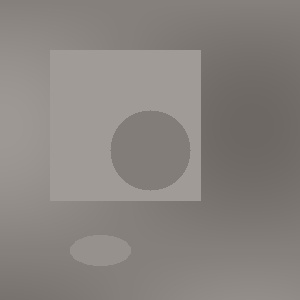
#> input picture 02-Resim-Isleme/08-alistirmalar/test-resimleri/dusuk_kontrast.jpg, 300 x 300 px, given in place of the camera
$ python cozum-1.py   (older library calls are emulated)
#> lines starting #> are read from the running program, lines starting #| are printed output that depends on the picture; after the words box and inside, x2 and y2 are one past the last pixel; in counts of white or black regions, pixels touching at a corner belong together
#!/usr/bin/env python3
# -*- coding: utf-8 -*-
"""
🎯 Alıştırma 1 Çözümü: Çok Sınıflı Görüntü Sınıflandırma
=======================================================

Bu dosya alıştırma 1'in tam çözümünü içerir.
Tüm makine öğrenmesi algoritmalarını kullanarak kapsamlı bir
görüntü sınıflandırma sistemi implementasyonu.

Yazan: Eren Terzi
Tarih: 2024
"""

import cv2
import numpy as np
import matplotlib.pyplot as plt
from sklearn.model_selection import train_test_split, cross_val_score, StratifiedKFold
from sklearn.metrics import accuracy_score, classification_report, confusion_matrix
from sklearn.preprocessing import StandardScaler, LabelEncoder
import time
import os
import pickle
from datetime import datetime
import warnings
warnings.filterwarnings('ignore')

class ImageClassificationProject:
    """Görüntü sınıflandırma projesi ana sınıfı"""

    def __init__(self, n_classes=5):
#> the answer given: 1
        self.n_classes = n_classes
        self.class_names = [f"Sinif_{i}" for i in range(n_classes)]
        self.dataset = []
        self.labels = []
        self.models = {}
        self.scaler = StandardScaler()
        self.feature_dim = 32

        print(f"🎯 Görüntü Sınıflandırma Projesi başlatıldı ({n_classes} sınıf)")

    def set_class_names(self, names):
        """Sınıf isimlerini ayarla"""
        if len(names) != self.n_classes:
            raise ValueError(f"Sınıf sayısı {self.n_classes} olmalı, {len(names)} verildi")
        self.class_names = names
        print(f"📝 Sınıf isimleri güncellendi: {names}")

class DataCollector:
    """Veri toplama sınıfı"""

    def __init__(self, project):
        self.project = project
        self.current_class = 0
        self.samples_per_class = [0] * project.n_classes

    def collect_data_interactive(self):
        """İnteraktif veri toplama"""
        print("\n📸 İnteraktif Veri Toplama Modu")
        print("=" * 35)
        print("Kontroller:")
        print("  0-4: Sınıf seçimi")
        print("  SPACE: Örnek kaydet")
        print("  S: İstatistikleri göster")
        print("  ESC: Çıkış")

        cap = cv2.VideoCapture(0)
        if not cap.isOpened():
            print("❌ Webcam açılamadı!")
            return False

        while True:
            ret, frame = cap.read()
#> frame is the input picture: shape (300, 300, 3); mean B, G, R 127.6, 131.6, 136.6
            if not ret:
                continue

            # UI bilgilerini frame üzerine çiz
            display_frame = frame.copy()

            # Mevcut sınıf bilgisi
            cv2.putText(display_frame, f'Mevcut Sinif: {self.project.class_names[self.current_class]}',
                       (10, 30), cv2.FONT_HERSHEY_SIMPLEX, 0.7, (0, 255, 255), 2)
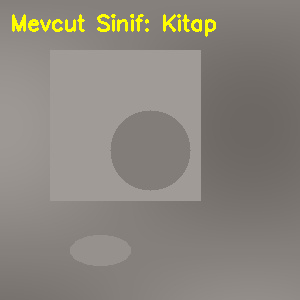
#> display_frame: shape (300, 300, 3); 1.56% of pixels changed, all inside (x1, y1, x2, y2) = (12, 14, 216, 37)

            # Sınıf başına örnek sayısı
            y_pos = 60
            for i, count in enumerate(self.samples_per_class):
                color = (0, 255, 0) if i == self.current_class else (255, 255, 255)
                cv2.putText(display_frame, f'{self.project.class_names[i]}: {count}',
                           (10, y_pos), cv2.FONT_HERSHEY_SIMPLEX, 0.5, color, 1)
                y_pos += 25
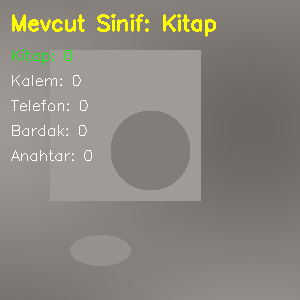
#> display_frame: shape (300, 300, 3); 0.87% of pixels changed, all inside (x1, y1, x2, y2) = (11, 49, 92, 161)
#> after the loop, y_pos = 185

            # Toplam örnek sayısı
            total_samples = sum(self.samples_per_class)
            cv2.putText(display_frame, f'Toplam: {total_samples} ornek',
                       (10, y_pos + 10), cv2.FONT_HERSHEY_SIMPLEX, 0.6, (255, 255, 0), 2)

            # Kontrol bilgileri
            cv2.putText(display_frame, '0-4:Sinif SPACE:Kaydet S:Stat ESC:Cikis',
                       (10, frame.shape[0] - 20), cv2.FONT_HERSHEY_SIMPLEX, 0.5, (200, 200, 200), 1)

            # Çerçeve çiz (mevcut sınıf için)
            cv2.rectangle(display_frame, (50, 50), (frame.shape[1] - 50, frame.shape[0] - 100),
                         (0, 255, 255), 2)
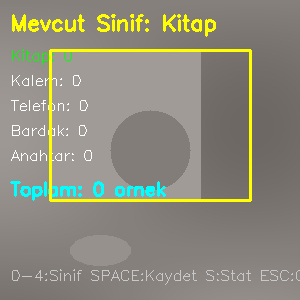
#> display_frame: shape (300, 300, 3); mean B, G, R 124.9, 138.9, 140.5

            cv2.imshow('Veri Toplama', display_frame)

            key = cv2.waitKey(1) & 0xFF
#> (key Esc is pressed here)

            if key == 27:  # ESC
                break
            elif key >= ord('0') and key <= ord('4'):  # Sınıf seçimi
                new_class = key - ord('0')
                if new_class < self.project.n_classes:
                    self.current_class = new_class
                    print(f"🎯 Sınıf değiştirildi: {self.project.class_names[self.current_class]}")

            elif key == ord(' '):  # SPACE - Örnek kaydet
                if self.save_example(frame, self.current_class):
                    self.samples_per_class[self.current_class] += 1
                    print(f"✅ {self.project.class_names[self.current_class]} - {self.samples_per_class[self.current_class]}. örnek kaydedildi")

            elif key == ord('s') or key == ord('S'):  # İstatistik
                self.show_statistics()

        cap.release()
        cv2.destroyAllWindows()

        return len(self.project.dataset) > 0

    def save_example(self, frame, class_id):
        """Örnek kaydetme"""
        try:
            # Frame'i işle
            roi = frame[50:frame.shape[0]-100, 50:frame.shape[1]-50]  # ROI al
            gray = cv2.cvtColor(roi, cv2.COLOR_BGR2GRAY)  # Gri tonlama
            resized = cv2.resize(gray, (32, 32))  # 32x32'ye resize

            # Özellik çıkar
            features = FeatureExtractor.extract_comprehensive_features(resized)

            # Dataset'e ekle
            self.project.dataset.append(features)
            self.project.labels.append(class_id)

            return True
        except Exception as e:
            print(f"❌ Örnek kaydetme hatası: {e}")
            return False

    def show_statistics(self):
        """Veri istatistiklerini göster"""
        print("\n📊 Veri İstatistikleri:")
        print("-" * 25)
        total = sum(self.samples_per_class)
        for i, count in enumerate(self.samples_per_class):
            percentage = (count / total * 100) if total > 0 else 0
            print(f"  {self.project.class_names[i]}: {count} örnek ({percentage:.1f}%)")
        print(f"  Toplam: {total} örnek")

        # Minimum gereksinim kontrolü
        min_required = 50
        insufficient_classes = [i for i, count in enumerate(self.samples_per_class) if count < min_required]
        if insufficient_classes:
            print(f"\n⚠️ Yetersiz veri sınıfları (min {min_required}):")
            for i in insufficient_classes:
                print(f"  {self.project.class_names[i]}: {self.samples_per_class[i]}/{min_required}")

class FeatureExtractor:
    """Özellik çıkarma sınıfı"""

    @staticmethod
    def extract_comprehensive_features(image):
        """Kapsamlı özellik çıkarma - 32 boyutlu vektör"""
        features = []

        # 1. Histogram Özellikleri (16 boyut)
        hist_features = FeatureExtractor.extract_histogram_features(image, bins=16)
        features.extend(hist_features)

        # 2. İstatistiksel Özellikler (4 boyut)
        stat_features = FeatureExtractor.extract_statistical_features(image)
        features.extend(stat_features)

        # 3. Kenar Özellikleri (2 boyut)
        edge_features = FeatureExtractor.extract_edge_features(image)
        features.extend(edge_features)

        # 4. Doku Özellikleri - LBP (10 boyut)
        lbp_features = FeatureExtractor.extract_lbp_features(image, n_bins=10)
        features.extend(lbp_features)

        return np.array(features, dtype=np.float32)

    @staticmethod
    def extract_histogram_features(image, bins=16):
        """Histogram özelliklerini çıkar"""
        hist = cv2.calcHist([image], [0], None, [bins], [0, 256])
        hist = hist.flatten()
        # Normalize et
        hist = hist / (np.sum(hist) + 1e-8)  # Sıfıra bölünme koruması
        return hist.tolist()

    @staticmethod
    def extract_statistical_features(image):
        """İstatistiksel özellikler"""
        mean_val = np.mean(image)
        std_val = np.std(image)
        min_val = np.min(image)
        max_val = np.max(image)

        return [mean_val, std_val, min_val, max_val]

    @staticmethod
    def extract_edge_features(image):
        """Kenar özelliklerini çıkar"""
        # Canny edge detection
        edges = cv2.Canny(image, 50, 150)
        edge_density = np.sum(edges > 0) / (image.shape[0] * image.shape[1])

        # Sobel gradyan
        grad_x = cv2.Sobel(image, cv2.CV_64F, 1, 0, ksize=3)
        grad_y = cv2.Sobel(image, cv2.CV_64F, 0, 1, ksize=3)
        gradient_magnitude = np.mean(np.sqrt(grad_x**2 + grad_y**2))

        return [edge_density, gradient_magnitude / 255.0]  # Normalize

    @staticmethod
    def extract_lbp_features(image, radius=1, n_points=8, n_bins=10):
        """LBP doku özellikleri"""
        # Basit LBP implementasyonu
        height, width = image.shape
        lbp_image = np.zeros((height, width), dtype=np.uint8)

        for i in range(radius, height - radius):
            for j in range(radius, width - radius):
                center = image[i, j]
                pattern = 0

                # 8 komşu pikseli kontrol et
                for k in range(n_points):
                    angle = 2 * np.pi * k / n_points
                    x = i + radius * np.cos(angle)
                    y = j + radius * np.sin(angle)

                    # Bilinear interpolation
                    x1, y1 = int(x), int(y)
                    x2, y2 = min(x1 + 1, height - 1), min(y1 + 1, width - 1)

                    if x1 < height and y1 < width:
                        neighbor = image[x1, y1]
                        if neighbor >= center:
                            pattern |= (1 << k)

                lbp_image[i, j] = pattern

        # LBP histogramı oluştur
        hist, _ = np.histogram(lbp_image.ravel(), bins=n_bins, range=[0, 2**n_points])
        hist = hist.astype(np.float32)
        # Normalize et
        hist = hist / (np.sum(hist) + 1e-8)

        return hist.tolist()

class ModelTrainer:
    """Model eğitim sınıfı"""

    # [330 lines left out: functions __init__, prepare_data, train_knn_models, train_svm_models, train_ann_models, train_tree_models and 1 more, not called in this run]

class ResultAnalyzer:
    """Sonuç analizi sınıfı"""

    def __init__(self, trainer):
        self.trainer = trainer
        self.results = trainer.results

    # [171 lines left out: functions create_comparison_table, plot_performance_comparison, plot_confusion_matrices, analyze_feature_importance, not called in this run]

class RealtimePredictor:
    """Gerçek zamanlı tahmin sınıfı"""

    # [184 lines left out: functions __init__, start_realtime_prediction, predict_with_confidence, save_project_data, load_project_data, not called in this run]

def main():
    """Ana program"""
    print("🎯 Çok Sınıflı Görüntü Sınıflandırma Projesi - ÇÖZÜM")
    print("=" * 55)

    # Proje başlat
    project = ImageClassificationProject(n_classes=5)
    trainer = None

    # Sınıf isimlerini ayarla
    class_names = ["Kitap", "Kalem", "Telefon", "Bardak", "Anahtar"]
    project.set_class_names(class_names)

    while True:
        print("\n" + "="*50)
        print("🎯 ANA MENÜ")
        print("="*50)
        print("1. 📸 Veri Toplama")
        print("2. 🔧 Model Eğitimi")
        print("3. 📊 Sonuç Analizi")
        print("4. 🔮 Gerçek Zamanlı Tahmin")
        print("5. 💾 Veri/Model Kaydet")
        print("6. 📁 Veri/Model Yükle")
        print("0. ❌ Çıkış")

        try:
#> (the run stopped early here; a loop or call above may not have finished)
